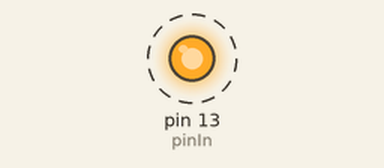
Bench run of a sketch on a simulated Arduino Uno, built with avr-gcc and run on an emulated ATmega328P. On the bench: output pins drawn as LEDs (lit = HIGH). Dashed ring = blinking.

Above: at 0.2 s.
Timing chart, 0 to 4.6 s (numbered marks = the images above):
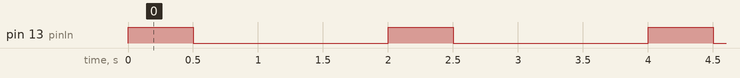

Measured:
- by itself, pin 13 (pinIn): alternates HIGH for 0.50 s and LOW for 1.5 s

The sketch:

Lab5_BlinkLED_ElijahS.ino
```cpp
//Elijah Story
//NMD211 Lab5
//10-9-2020

//Just blinks an LED

//To run, upload code

int pinIn = 13;         //use pin 13
int timeOn = 500;       //time in millsec
int timeOff = 1500;     //time in millsec

void setup() {
  pinMode(pinIn, OUTPUT);    //set pin 13 to put out current
}

void loop() {
  //turn LED on
  digitalWrite(pinIn, HIGH);  //write to pin pinIn with full power
  //wait
  delay(timeOn);  //wait based on timeOn
  //turn LED off
  digitalWrite(pinIn, LOW);   //write to pin pinIn with no power
  //wait
  delay(timeOff);  //wait based on timeOff
}
```
